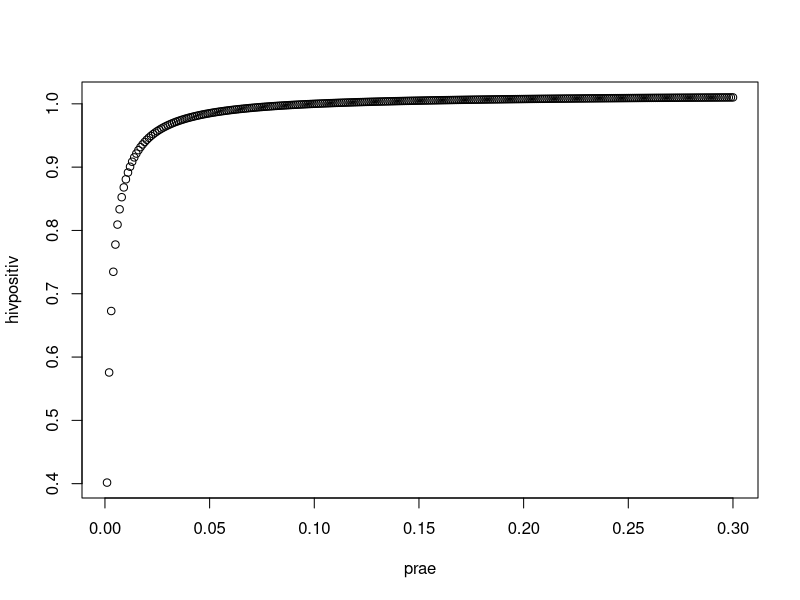

This chart was generated by the following R code:
farben <- c("Kreuz", "Herz", "Pik", "Karo")
nummern <- c(2:10, "Bube", " Dame", "Koenig", "Ass")
deck <- expand.grid(Farbe=farben, Nummer=nummern)
deck <- paste(deck$Farbe, deck$Nummer)
asse <- paste(farben, "Ass")

set.seed(123)
n <- 100000
haende <- matrix(NA, nrow = n, ncol = 2)
for (i in 1:n){
  haende[i,] <- sample(deck, size = 2, replace = F)}

# P(Ass 1 und Ass 2)
nAA <- sum(haende[,1] %in% asse & haende[,2] %in% asse)

# Haeuffigkeit für Ass 1
nA1 <- sum(haende[,1] %in% asse)

# Bedingte Wahr
nAA / nA1


# Aufgabe 4

# a)

wahr <- function(Praevalenz, Sensitivitaet, Spezifizitaet){
  x <- (Sensitivitaet * Praevalenz) / ((Sensitivitaet * Praevalenz) + ((100-Spezifizitaet)*(100-Praevalenz)))
  return(x)
}

wahr(0.5, 99.7, 98.5)

# b)

wahr(0.5, 99.7, 98.5)**2

# c)

prae <- seq(0.001, 0.3, 0.001)
wahr(0.5, 99.7, 98.5)

hivpositiv <- c()

for (i in 1:length(prae)){
  hivpositiv[i] <- wahr(i, 99.7, 98.5)
}

dhivpositiv <- data.frame(prae, hivpositiv)
plot(dhivpositiv)




